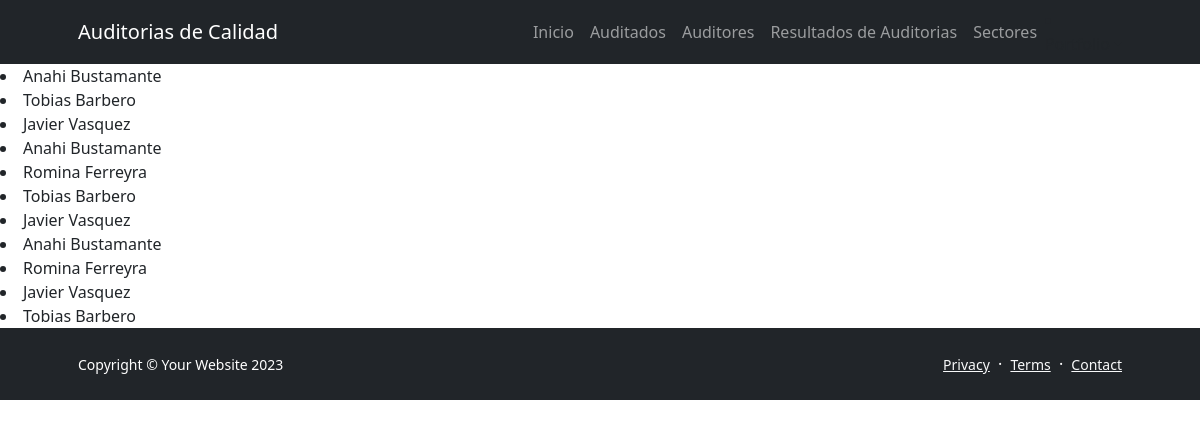
The page /AppAuditoria/leerEntregables on the database as committed earlier.
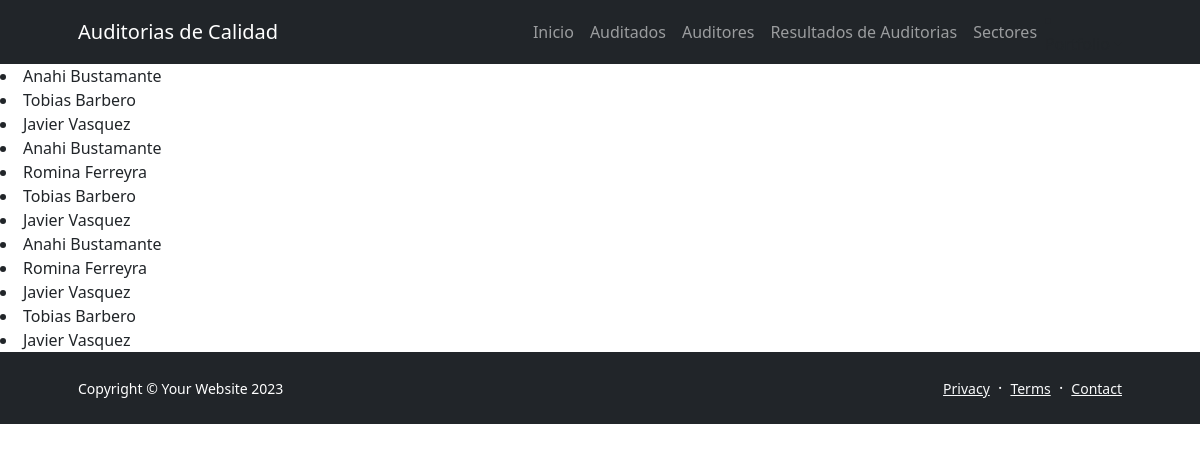
The same page on the database as committed later.
### AppAuditoria/models.py (models this page shows)
class Entregable(models.Model):
    nombre = models.CharField(max_length=100)
    fechaDeAuditoria = models.DateField()
    auditoria_ok = models.BooleanField(default=False)
    auditoria_ng = models.BooleanField(default=False)
    def __str__(self):
        return self.nombre

### AppAuditoria/views.py (the view)
# urls.py: path('leerEntregables', views.leerEntregables, name="LeerEntregables"),
def leerEntregables(request):
      entregables = Entregable.objects.all() #trae todos los resultados de las auditorias
      contexto= {"entregables":entregables}
      return render(request, "AppAuditoria/leerEntregables.html",contexto)

### AppAuditoria/templates/AppAuditoria/leerEntregables.html (shortened to what this page needs)
<!DOCTYPE html>
{% extends 'AppAuditoria/base.html' %}
{% load static %}
{% block section1 %}
<html lang="en">
<head>
</head>
<body>
    {% for e in entregables %}
        <li>{{e}}</li>
    {% endfor %}
</body>
</html>
{% endblock %}

Rows that differ between the two databases and show on the page:
added Entregable: nombre "Javier Vasquez"
